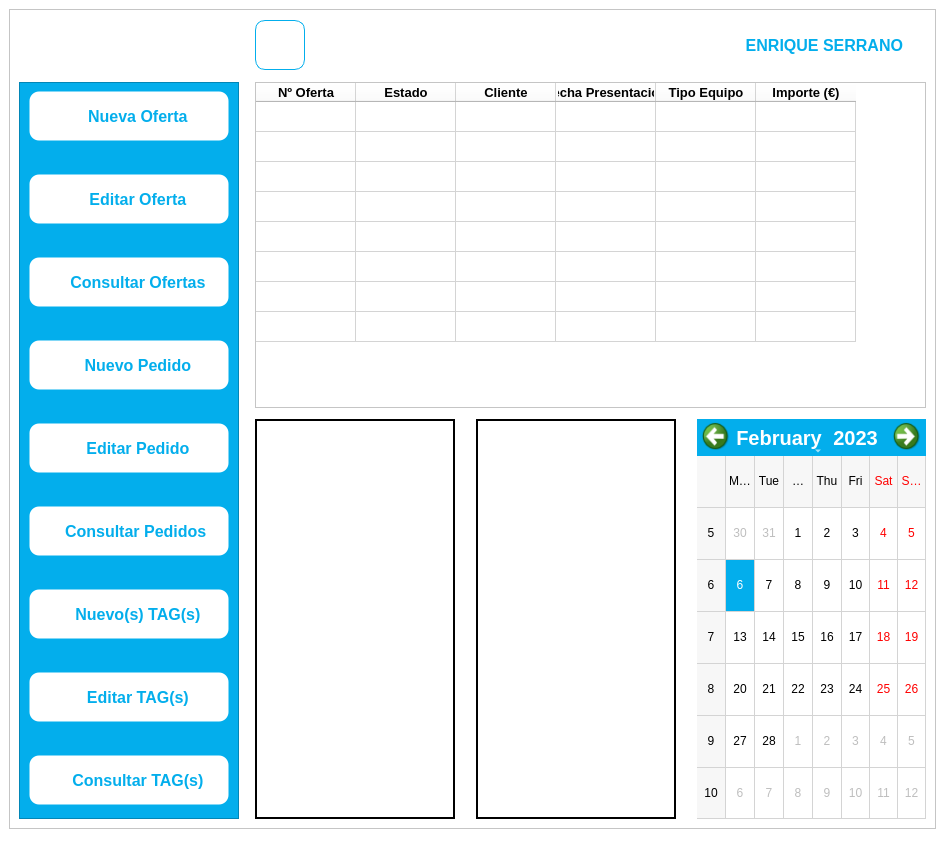
<?xml version="1.0" encoding="UTF-8"?>
<ui version="4.0">
 <class>App_Comercial</class>
 <widget class="QMainWindow" name="App_Comercial">
  <property name="geometry">
   <rect>
    <x>0</x>
    <y>0</y>
    <width>945</width>
    <height>860</height>
   </rect>
  </property>
  <property name="minimumSize">
   <size>
    <width>945</width>
    <height>860</height>
   </size>
  </property>
  <property name="windowTitle">
   <string>ERP EIPSA</string>
  </property>
  <property name="windowIcon">
   <iconset>
    <normaloff>//nas01/DATOS/Comunes/EIPSA-ERP/icon.ico</normaloff>//nas01/DATOS/Comunes/EIPSA-ERP/icon.ico</iconset>
  </property>
  <property name="styleSheet">
   <string notr="true">background-color: rgb(255, 255, 255);</string>
  </property>
  <widget class="QWidget" name="centralwidget">
   <layout class="QGridLayout" name="gridLayout_2">
    <item row="0" column="0">
     <widget class="QFrame" name="frame">
      <property name="frameShape">
       <enum>QFrame::StyledPanel</enum>
      </property>
      <property name="frameShadow">
       <enum>QFrame::Raised</enum>
      </property>
      <layout class="QGridLayout" name="gridLayout">
       <item row="3" column="0">
        <layout class="QVBoxLayout" name="FrameApp">
         <item>
          <layout class="QHBoxLayout" name="Header">
           <property name="topMargin">
            <number>0</number>
           </property>
           <item>
            <widget class="QLabel" name="LogoIcon">
             <property name="minimumSize">
              <size>
               <width>220</width>
               <height>52</height>
              </size>
             </property>
             <property name="maximumSize">
              <size>
               <width>220</width>
               <height>52</height>
              </size>
             </property>
             <property name="text">
              <string/>
             </property>
             <property name="pixmap">
              <pixmap>//nas01/DATOS/Comunes/EIPSA-ERP/Logo.ico</pixmap>
             </property>
             <property name="scaledContents">
              <bool>true</bool>
             </property>
            </widget>
           </item>
           <item>
            <spacer name="hSpacer3">
             <property name="orientation">
              <enum>Qt::Horizontal</enum>
             </property>
             <property name="sizeType">
              <enum>QSizePolicy::Fixed</enum>
             </property>
             <property name="sizeHint" stdset="0">
              <size>
               <width>10</width>
               <height>20</height>
              </size>
             </property>
            </spacer>
           </item>
           <item>
            <widget class="QPushButton" name="Button_Documentation">
             <property name="minimumSize">
              <size>
               <width>50</width>
               <height>50</height>
              </size>
             </property>
             <property name="maximumSize">
              <size>
               <width>50</width>
               <height>50</height>
              </size>
             </property>
             <property name="cursor">
              <cursorShape>PointingHandCursor</cursorShape>
             </property>
             <property name="styleSheet">
              <string notr="true">QPushButton{
	border: 1px solid transparent;
	border-color: rgb(3, 174, 236);
	box-sizing: border-box;
	background-color: rgb(255, 255, 255);
	border-radius: 10px;
}

QPushButton:hover{
	border: 1px solid transparent;
	border-color: rgb(0, 0, 0);
	color: rgb(0,0,0);
	box-sizing: border-box;
	background-color: rgb(255, 255, 255);
	border-radius: 10px;
}

QPushButton:pressed{
	border: 1px solid transparent;
	border-color: rgb(0, 0, 0);
	color: rgb(0,0,0);
	box-sizing: border-box;
	background-color: rgb(200, 200, 200);
	border-radius: 10px;
}</string>
             </property>
             <property name="text">
              <string/>
             </property>
             <property name="icon">
              <iconset>
               <normaloff>//nas01/DATOS/Comunes/EIPSA-ERP/button_icons/Documents.png</normaloff>//nas01/DATOS/Comunes/EIPSA-ERP/button_icons/Documents.png</iconset>
             </property>
             <property name="iconSize">
              <size>
               <width>40</width>
               <height>40</height>
              </size>
             </property>
            </widget>
           </item>
           <item>
            <spacer name="hSpacer1">
             <property name="orientation">
              <enum>Qt::Horizontal</enum>
             </property>
             <property name="sizeHint" stdset="0">
              <size>
               <width>40</width>
               <height>20</height>
              </size>
             </property>
            </spacer>
           </item>
           <item>
            <widget class="QLabel" name="HeaderName">
             <property name="font">
              <font>
               <pointsize>12</pointsize>
               <bold>true</bold>
              </font>
             </property>
             <property name="styleSheet">
              <string notr="true">color:rgb(3, 174, 236)</string>
             </property>
             <property name="text">
              <string>ENRIQUE SERRANO</string>
             </property>
             <property name="alignment">
              <set>Qt::AlignRight|Qt::AlignTrailing|Qt::AlignVCenter</set>
             </property>
            </widget>
           </item>
           <item>
            <spacer name="hSpacer2">
             <property name="orientation">
              <enum>Qt::Horizontal</enum>
             </property>
             <property name="sizeType">
              <enum>QSizePolicy::Fixed</enum>
             </property>
             <property name="sizeHint" stdset="0">
              <size>
               <width>10</width>
               <height>20</height>
              </size>
             </property>
            </spacer>
           </item>
           <item>
            <widget class="QLabel" name="UserIcon">
             <property name="text">
              <string/>
             </property>
             <property name="pixmap">
              <pixmap>//nas01/DATOS/Comunes/EIPSA-ERP/button_icons/User.png</pixmap>
             </property>
            </widget>
           </item>
          </layout>
         </item>
         <item>
          <spacer name="vSpacer1">
           <property name="orientation">
            <enum>Qt::Vertical</enum>
           </property>
           <property name="sizeType">
            <enum>QSizePolicy::Fixed</enum>
           </property>
           <property name="sizeHint" stdset="0">
            <size>
             <width>20</width>
             <height>5</height>
            </size>
           </property>
          </spacer>
         </item>
         <item>
          <layout class="QHBoxLayout" name="PrincipalScreen">
           <item>
            <widget class="QFrame" name="ButtonFrame">
             <property name="minimumSize">
              <size>
               <width>220</width>
               <height>0</height>
              </size>
             </property>
             <property name="maximumSize">
              <size>
               <width>220</width>
               <height>16777215</height>
              </size>
             </property>
             <property name="autoFillBackground">
              <bool>false</bool>
             </property>
             <property name="styleSheet">
              <string notr="true">QFrame{
	background-color: rgb(3, 174, 236);
}

QPushButton{
	border: 1px solid transparent;
	color: rgb(3, 174, 236);
	box-sizing: border-box;
	background-color: rgb(255, 255, 255);
	border-radius: 10px;
}

QPushButton:hover{
	border: 1px solid transparent;
	border-color: rgb(0, 0, 0);
	color: rgb(0,0,0);
	box-sizing: border-box;
	background-color: rgb(255, 255, 255);
	border-radius: 10px;
}

QPushButton:pressed{
	border: 1px solid transparent;
	border-color: rgb(0, 0, 0);
	color: rgb(0,0,0);
	box-sizing: border-box;
	background-color: rgb(200, 200, 200);
	border-radius: 10px;
}</string>
             </property>
             <property name="frameShape">
              <enum>QFrame::StyledPanel</enum>
             </property>
             <property name="frameShadow">
              <enum>QFrame::Raised</enum>
             </property>
             <layout class="QVBoxLayout" name="verticalLayout_3">
              <property name="spacing">
               <number>25</number>
              </property>
              <property name="leftMargin">
               <number>9</number>
              </property>
              <property name="topMargin">
               <number>0</number>
              </property>
              <property name="bottomMargin">
               <number>0</number>
              </property>
              <item>
               <widget class="QPushButton" name="Button_NewOffer">
                <property name="minimumSize">
                 <size>
                  <width>200</width>
                  <height>50</height>
                 </size>
                </property>
                <property name="maximumSize">
                 <size>
                  <width>200</width>
                  <height>50</height>
                 </size>
                </property>
                <property name="font">
                 <font>
                  <pointsize>12</pointsize>
                  <bold>true</bold>
                 </font>
                </property>
                <property name="cursor">
                 <cursorShape>PointingHandCursor</cursorShape>
                </property>
                <property name="text">
                 <string>    Nueva Oferta</string>
                </property>
                <property name="icon">
                 <iconset>
                  <normaloff>//nas01/DATOS/Comunes/EIPSA-ERP/button_icons/Offer_New.png</normaloff>//nas01/DATOS/Comunes/EIPSA-ERP/button_icons/Offer_New.png</iconset>
                </property>
                <property name="iconSize">
                 <size>
                  <width>40</width>
                  <height>40</height>
                 </size>
                </property>
                <property name="checkable">
                 <bool>false</bool>
                </property>
                <property name="autoRepeat">
                 <bool>false</bool>
                </property>
                <property name="autoExclusive">
                 <bool>false</bool>
                </property>
               </widget>
              </item>
              <item>
               <widget class="QPushButton" name="Button_EditOffer">
                <property name="minimumSize">
                 <size>
                  <width>200</width>
                  <height>50</height>
                 </size>
                </property>
                <property name="maximumSize">
                 <size>
                  <width>200</width>
                  <height>50</height>
                 </size>
                </property>
                <property name="font">
                 <font>
                  <pointsize>12</pointsize>
                  <bold>true</bold>
                 </font>
                </property>
                <property name="cursor">
                 <cursorShape>PointingHandCursor</cursorShape>
                </property>
                <property name="text">
                 <string>    Editar Oferta</string>
                </property>
                <property name="icon">
                 <iconset>
                  <normaloff>//nas01/DATOS/Comunes/EIPSA-ERP/button_icons/Offer_Edit.png</normaloff>//nas01/DATOS/Comunes/EIPSA-ERP/button_icons/Offer_Edit.png</iconset>
                </property>
                <property name="iconSize">
                 <size>
                  <width>40</width>
                  <height>40</height>
                 </size>
                </property>
               </widget>
              </item>
              <item>
               <widget class="QPushButton" name="Button_FindOffer">
                <property name="minimumSize">
                 <size>
                  <width>200</width>
                  <height>50</height>
                 </size>
                </property>
                <property name="maximumSize">
                 <size>
                  <width>200</width>
                  <height>50</height>
                 </size>
                </property>
                <property name="font">
                 <font>
                  <pointsize>12</pointsize>
                  <bold>true</bold>
                 </font>
                </property>
                <property name="cursor">
                 <cursorShape>PointingHandCursor</cursorShape>
                </property>
                <property name="text">
                 <string>    Consultar Ofertas</string>
                </property>
                <property name="icon">
                 <iconset>
                  <normaloff>//nas01/DATOS/Comunes/EIPSA-ERP/button_icons/Offer_Search.png</normaloff>//nas01/DATOS/Comunes/EIPSA-ERP/button_icons/Offer_Search.png</iconset>
                </property>
                <property name="iconSize">
                 <size>
                  <width>40</width>
                  <height>40</height>
                 </size>
                </property>
               </widget>
              </item>
              <item>
               <widget class="QPushButton" name="Button_NewOrder">
                <property name="minimumSize">
                 <size>
                  <width>200</width>
                  <height>50</height>
                 </size>
                </property>
                <property name="maximumSize">
                 <size>
                  <width>200</width>
                  <height>50</height>
                 </size>
                </property>
                <property name="font">
                 <font>
                  <pointsize>12</pointsize>
                  <bold>true</bold>
                 </font>
                </property>
                <property name="cursor">
                 <cursorShape>PointingHandCursor</cursorShape>
                </property>
                <property name="text">
                 <string>    Nuevo Pedido</string>
                </property>
                <property name="icon">
                 <iconset>
                  <normaloff>//nas01/DATOS/Comunes/EIPSA-ERP/button_icons/Order_New.png</normaloff>//nas01/DATOS/Comunes/EIPSA-ERP/button_icons/Order_New.png</iconset>
                </property>
                <property name="iconSize">
                 <size>
                  <width>40</width>
                  <height>40</height>
                 </size>
                </property>
               </widget>
              </item>
              <item>
               <widget class="QPushButton" name="Button_EditOrder">
                <property name="minimumSize">
                 <size>
                  <width>200</width>
                  <height>50</height>
                 </size>
                </property>
                <property name="maximumSize">
                 <size>
                  <width>200</width>
                  <height>50</height>
                 </size>
                </property>
                <property name="font">
                 <font>
                  <pointsize>12</pointsize>
                  <bold>true</bold>
                 </font>
                </property>
                <property name="cursor">
                 <cursorShape>PointingHandCursor</cursorShape>
                </property>
                <property name="text">
                 <string>    Editar Pedido</string>
                </property>
                <property name="icon">
                 <iconset>
                  <normaloff>//nas01/DATOS/Comunes/EIPSA-ERP/button_icons/Order_Edit.png</normaloff>//nas01/DATOS/Comunes/EIPSA-ERP/button_icons/Order_Edit.png</iconset>
                </property>
                <property name="iconSize">
                 <size>
                  <width>40</width>
                  <height>40</height>
                 </size>
                </property>
               </widget>
              </item>
              <item>
               <widget class="QPushButton" name="Button_FindOrder">
                <property name="minimumSize">
                 <size>
                  <width>200</width>
                  <height>50</height>
                 </size>
                </property>
                <property name="maximumSize">
                 <size>
                  <width>200</width>
                  <height>50</height>
                 </size>
                </property>
                <property name="font">
                 <font>
                  <pointsize>12</pointsize>
                  <bold>true</bold>
                 </font>
                </property>
                <property name="cursor">
                 <cursorShape>PointingHandCursor</cursorShape>
                </property>
                <property name="text">
                 <string>   Consultar Pedidos</string>
                </property>
                <property name="icon">
                 <iconset>
                  <normaloff>//nas01/DATOS/Comunes/EIPSA-ERP/button_icons/Order_Search.png</normaloff>//nas01/DATOS/Comunes/EIPSA-ERP/button_icons/Order_Search.png</iconset>
                </property>
                <property name="iconSize">
                 <size>
                  <width>40</width>
                  <height>40</height>
                 </size>
                </property>
               </widget>
              </item>
              <item>
               <widget class="QPushButton" name="Button_NewTag">
                <property name="minimumSize">
                 <size>
                  <width>200</width>
                  <height>50</height>
                 </size>
                </property>
                <property name="maximumSize">
                 <size>
                  <width>200</width>
                  <height>50</height>
                 </size>
                </property>
                <property name="font">
                 <font>
                  <pointsize>12</pointsize>
                  <bold>true</bold>
                 </font>
                </property>
                <property name="cursor">
                 <cursorShape>PointingHandCursor</cursorShape>
                </property>
                <property name="text">
                 <string>    Nuevo(s) TAG(s)</string>
                </property>
                <property name="icon">
                 <iconset>
                  <normaloff>//nas01/DATOS/Comunes/EIPSA-ERP/button_icons/TAG_New.png</normaloff>//nas01/DATOS/Comunes/EIPSA-ERP/button_icons/TAG_New.png</iconset>
                </property>
                <property name="iconSize">
                 <size>
                  <width>40</width>
                  <height>40</height>
                 </size>
                </property>
               </widget>
              </item>
              <item>
               <widget class="QPushButton" name="Button_EditTag">
                <property name="minimumSize">
                 <size>
                  <width>200</width>
                  <height>50</height>
                 </size>
                </property>
                <property name="maximumSize">
                 <size>
                  <width>200</width>
                  <height>50</height>
                 </size>
                </property>
                <property name="font">
                 <font>
                  <pointsize>12</pointsize>
                  <bold>true</bold>
                 </font>
                </property>
                <property name="cursor">
                 <cursorShape>PointingHandCursor</cursorShape>
                </property>
                <property name="text">
                 <string>    Editar TAG(s)</string>
                </property>
                <property name="icon">
                 <iconset>
                  <normaloff>//nas01/DATOS/Comunes/EIPSA-ERP/button_icons/TAG_Edit.png</normaloff>//nas01/DATOS/Comunes/EIPSA-ERP/button_icons/TAG_Edit.png</iconset>
                </property>
                <property name="iconSize">
                 <size>
                  <width>40</width>
                  <height>40</height>
                 </size>
                </property>
               </widget>
              </item>
              <item>
               <widget class="QPushButton" name="Button_FindTag">
                <property name="minimumSize">
                 <size>
                  <width>200</width>
                  <height>50</height>
                 </size>
                </property>
                <property name="maximumSize">
                 <size>
                  <width>200</width>
                  <height>50</height>
                 </size>
                </property>
                <property name="font">
                 <font>
                  <pointsize>12</pointsize>
                  <bold>true</bold>
                 </font>
                </property>
                <property name="cursor">
                 <cursorShape>PointingHandCursor</cursorShape>
                </property>
                <property name="text">
                 <string>    Consultar TAG(s)</string>
                </property>
                <property name="icon">
                 <iconset>
                  <normaloff>//nas01/DATOS/Comunes/EIPSA-ERP/button_icons/TAG_Search.png</normaloff>//nas01/DATOS/Comunes/EIPSA-ERP/button_icons/TAG_Search.png</iconset>
                </property>
                <property name="iconSize">
                 <size>
                  <width>40</width>
                  <height>40</height>
                 </size>
                </property>
               </widget>
              </item>
             </layout>
            </widget>
           </item>
           <item>
            <spacer name="hSpacerM">
             <property name="orientation">
              <enum>Qt::Horizontal</enum>
             </property>
             <property name="sizeType">
              <enum>QSizePolicy::Fixed</enum>
             </property>
             <property name="sizeHint" stdset="0">
              <size>
               <width>10</width>
               <height>20</height>
              </size>
             </property>
            </spacer>
           </item>
           <item>
            <layout class="QVBoxLayout" name="MainLayout">
             <item>
              <widget class="QTableWidget" name="tableOffer">
               <property name="minimumSize">
                <size>
                 <width>650</width>
                 <height>280</height>
                </size>
               </property>
               <property name="sortingEnabled">
                <bool>true</bool>
               </property>
               <attribute name="verticalHeaderVisible">
                <bool>false</bool>
               </attribute>
               <row>
                <property name="text">
                 <string>Nueva fila</string>
                </property>
               </row>
               <row>
                <property name="text">
                 <string>Nueva fila</string>
                </property>
               </row>
               <row>
                <property name="text">
                 <string>Nueva fila</string>
                </property>
               </row>
               <row>
                <property name="text">
                 <string>Nueva fila</string>
                </property>
               </row>
               <row>
                <property name="text">
                 <string>Nueva fila</string>
                </property>
               </row>
               <row>
                <property name="text">
                 <string>Nueva fila</string>
                </property>
               </row>
               <row>
                <property name="text">
                 <string>Nueva fila</string>
                </property>
               </row>
               <row>
                <property name="text">
                 <string>Nueva fila</string>
                </property>
               </row>
               <column>
                <property name="text">
                 <string>Nº Oferta</string>
                </property>
                <property name="font">
                 <font>
                  <pointsize>10</pointsize>
                  <bold>true</bold>
                 </font>
                </property>
               </column>
               <column>
                <property name="text">
                 <string>Estado</string>
                </property>
                <property name="font">
                 <font>
                  <pointsize>10</pointsize>
                  <bold>true</bold>
                 </font>
                </property>
               </column>
               <column>
                <property name="text">
                 <string>Cliente</string>
                </property>
                <property name="font">
                 <font>
                  <pointsize>10</pointsize>
                  <bold>true</bold>
                 </font>
                </property>
               </column>
               <column>
                <property name="text">
                 <string>Fecha Presentación</string>
                </property>
                <property name="font">
                 <font>
                  <pointsize>10</pointsize>
                  <bold>true</bold>
                 </font>
                </property>
               </column>
               <column>
                <property name="text">
                 <string>Tipo Equipo</string>
                </property>
                <property name="font">
                 <font>
                  <pointsize>10</pointsize>
                  <bold>true</bold>
                 </font>
                </property>
               </column>
               <column>
                <property name="text">
                 <string>Importe (€)</string>
                </property>
                <property name="font">
                 <font>
                  <pointsize>10</pointsize>
                  <bold>true</bold>
                 </font>
                </property>
               </column>
              </widget>
             </item>
             <item>
              <spacer name="vSpacer11">
               <property name="orientation">
                <enum>Qt::Vertical</enum>
               </property>
               <property name="sizeType">
                <enum>QSizePolicy::Fixed</enum>
               </property>
               <property name="sizeHint" stdset="0">
                <size>
                 <width>20</width>
                 <height>5</height>
                </size>
               </property>
              </spacer>
             </item>
             <item>
              <layout class="QHBoxLayout" name="BottomLayout">
               <property name="topMargin">
                <number>0</number>
               </property>
               <item>
                <widget class="QWidget" name="Graph1" native="true">
                 <property name="minimumSize">
                  <size>
                   <width>200</width>
                   <height>400</height>
                  </size>
                 </property>
                 <property name="maximumSize">
                  <size>
                   <width>583</width>
                   <height>400</height>
                  </size>
                 </property>
                 <property name="styleSheet">
                  <string notr="true">border:2px solid;

border-color: rgb(0, 0, 0);
</string>
                 </property>
                </widget>
               </item>
               <item>
                <spacer name="hSpacerB1">
                 <property name="orientation">
                  <enum>Qt::Horizontal</enum>
                 </property>
                 <property name="sizeType">
                  <enum>QSizePolicy::Fixed</enum>
                 </property>
                 <property name="sizeHint" stdset="0">
                  <size>
                   <width>15</width>
                   <height>20</height>
                  </size>
                 </property>
                </spacer>
               </item>
               <item>
                <widget class="QWidget" name="Graph2" native="true">
                 <property name="minimumSize">
                  <size>
                   <width>200</width>
                   <height>400</height>
                  </size>
                 </property>
                 <property name="maximumSize">
                  <size>
                   <width>583</width>
                   <height>400</height>
                  </size>
                 </property>
                 <property name="styleSheet">
                  <string notr="true">border:2px solid;

border-color: rgb(0, 0, 0);
</string>
                 </property>
                </widget>
               </item>
               <item>
                <spacer name="hSpacerB2">
                 <property name="orientation">
                  <enum>Qt::Horizontal</enum>
                 </property>
                 <property name="sizeType">
                  <enum>QSizePolicy::Fixed</enum>
                 </property>
                 <property name="sizeHint" stdset="0">
                  <size>
                   <width>15</width>
                   <height>20</height>
                  </size>
                 </property>
                </spacer>
               </item>
               <item>
                <widget class="QCalendarWidget" name="Calendar">
                 <property name="enabled">
                  <bool>true</bool>
                 </property>
                 <property name="sizePolicy">
                  <sizepolicy hsizetype="Preferred" vsizetype="Preferred">
                   <horstretch>0</horstretch>
                   <verstretch>0</verstretch>
                  </sizepolicy>
                 </property>
                 <property name="minimumSize">
                  <size>
                   <width>200</width>
                   <height>400</height>
                  </size>
                 </property>
                 <property name="maximumSize">
                  <size>
                   <width>583</width>
                   <height>400</height>
                  </size>
                 </property>
                 <property name="cursor">
                  <cursorShape>ArrowCursor</cursorShape>
                 </property>
                 <property name="styleSheet">
                  <string notr="true">QCalendarWidget QWidget{
background-color: rgb(3, 174, 236);
}

QCalendarWidget QTableView{
	background-color: white;
}

QCalendarWidget QToolButton {
	color: white;
	font-size:20px;
	icon-size:30px,30px;
	background-color:rgb(3, 174, 236);
}

QCalendarWidget QToolButton::hover {
	background-color : #019ad2;
}

QCalendarWidget QToolButton::pressed {
	background-color: rgb(1, 140, 190);
	border: 3px solid;
	border-color: rgb(255, 255, 255);
}

QCalendarWidget QSpinBox{
	background-color: rgb(255, 255, 255);
	border: 2px solid;
	border-color: rgb(3,174, 236);
}

QCalendarWidget QAbstractItemView:enabled{
	selection-background-color: rgb(3, 174, 236);
	selection-color: white;
	selection-font-weight: bold;
}

#qt_calendar_prevmonth {
    qproperty-icon: url(//nas01/DATOS/Comunes/EIPSA-ERP/button_icons/back_arrow.png);
}
#qt_calendar_nextmonth {
    qproperty-icon: url(//nas01/DATOS/Comunes/EIPSA-ERP/button_icons/forward_arrow.png);
}</string>
                 </property>
                 <property name="selectedDate">
                  <date>
                   <year>2023</year>
                   <month>2</month>
                   <day>6</day>
                  </date>
                 </property>
                 <property name="gridVisible">
                  <bool>true</bool>
                 </property>
                 <property name="navigationBarVisible">
                  <bool>true</bool>
                 </property>
                 <property name="dateEditEnabled">
                  <bool>true</bool>
                 </property>
                </widget>
               </item>
              </layout>
             </item>
            </layout>
           </item>
          </layout>
         </item>
        </layout>
       </item>
      </layout>
     </widget>
    </item>
   </layout>
  </widget>
  <widget class="QMenuBar" name="menubar">
   <property name="geometry">
    <rect>
     <x>0</x>
     <y>0</y>
     <width>945</width>
     <height>22</height>
    </rect>
   </property>
  </widget>
  <widget class="QStatusBar" name="statusbar"/>
 </widget>
 <resources/>
 <connections/>
</ui>
